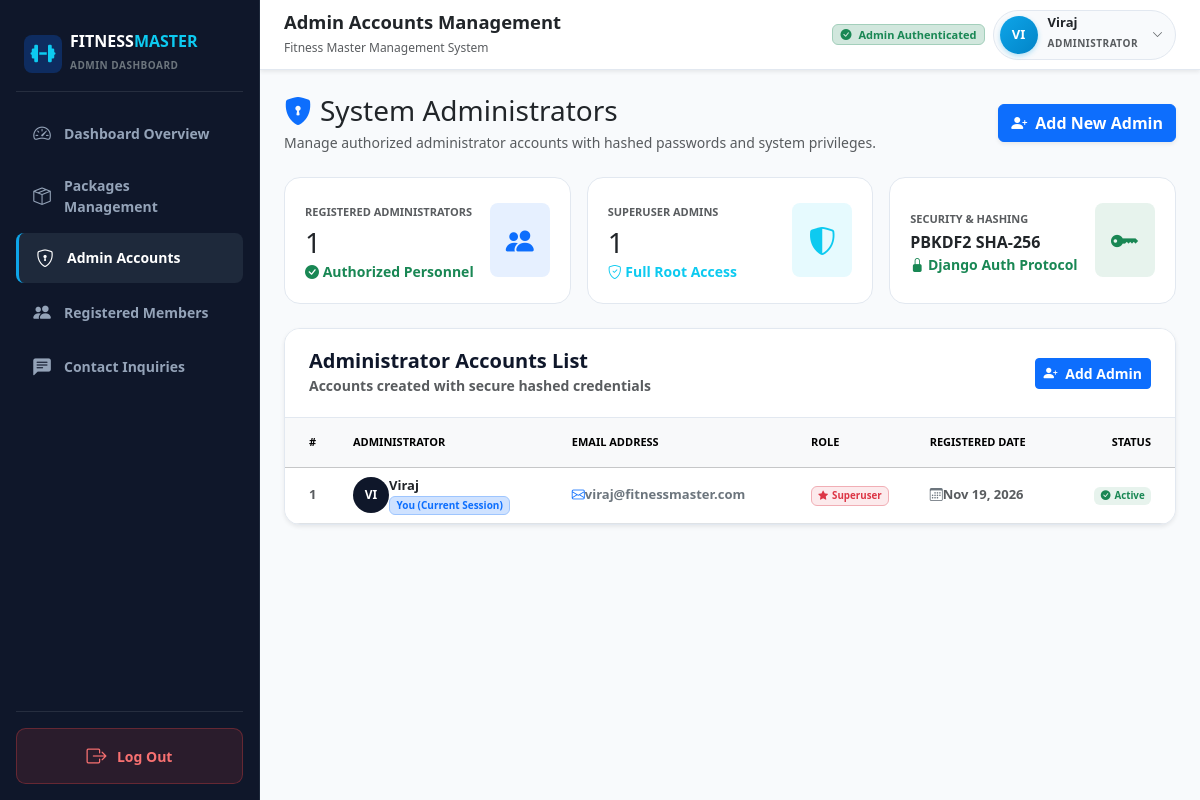
Page /admins/ (signed in) on the committed database.
### accounts/models.py (models this page shows, shortened)
class Admin(AbstractUser):
    email = models.EmailField(unique=True, verbose_name="Email Address")
    class Meta:
        verbose_name = 'Admin'
        verbose_name_plural = 'Admins'
        ordering = ['username']

### accounts/views.py (the view, shortened to what this page needs)
# urls.py: path('admins/', views.admin_accounts_view, name='admin_accounts'),
@login_required(login_url='login')
@user_passes_test(admin_check, login_url='login')
def admin_accounts_view(request):
    admins = AdminModel.objects.all().order_by('-date_joined')
    form = AdminCreationForm()
    return render(request, 'accounts/admin_list.html', {
        'admins': admins,
        'form': form,
        'total_admins': admins.count(),
        'superusers_count': admins.filter(is_superuser=True).count(),
    })

### accounts/views.py (called while the page is built)
def admin_check(user):
    return user.is_authenticated and (user.is_staff or user.is_superuser)

### templates/accounts/admin_list.html (shortened to what this page needs)
{% extends 'base.html' %}
{% block page_heading %}Admin Accounts Management{% endblock %}
{% block content %}
<div class="container-fluid px-0">
  <div class="d-flex flex-wrap align-items-center justify-content-between gap-3 mb-4">
    <div>
      <h3 class="fw-black text-dark mb-1">
        <i class="bi bi-shield-lock-fill text-primary me-2"></i>System Administrators
      </h3>
      <p class="text-muted small mb-0">
        Manage authorized administrator accounts with hashed passwords and system privileges.
      </p>
    </div>
    <div class="d-flex align-items-center gap-2">
      <button type="button" class="btn btn-primary fw-bold d-flex align-items-center gap-2 shadow-sm" data-bs-toggle="modal" data-bs-target="#addAdminModal">
        <i class="bi bi-person-plus-fill"></i> Add New Admin
      </button>
    </div>
  </div>
  <div class="row g-3 mb-4">
    <div class="col-12 col-sm-6 col-md-4">
      <div class="stat-card h-100 d-flex align-items-center justify-content-between">
        <div>
          <small class="text-muted fw-bold text-uppercase" style="font-size: 11px;">Registered Administrators</small>
          <h3 class="fw-black text-dark mb-0 mt-1">{{ total_admins }}</h3>
          <small class="text-success fw-semibold"><i class="bi bi-check-circle-fill"></i> Authorized Personnel</small>
        </div>
        <div class="rounded-3 p-3 bg-primary bg-opacity-10 text-primary">
          <i class="bi bi-people-fill fs-3"></i>
        </div>
      </div>
    </div>
    <div class="col-12 col-sm-6 col-md-4">
      <div class="stat-card h-100 d-flex align-items-center justify-content-between">
        <div>
          <small class="text-muted fw-bold text-uppercase" style="font-size: 11px;">Superuser Admins</small>
          <h3 class="fw-black text-dark mb-0 mt-1">{{ superusers_count }}</h3>
          <small class="text-info fw-semibold"><i class="bi bi-shield-check"></i> Full Root Access</small>
        </div>
        <div class="rounded-3 p-3 bg-info bg-opacity-10 text-info">
          <i class="bi bi-shield-shaded fs-3"></i>
        </div>
      </div>
    </div>
    <div class="col-12 col-sm-12 col-md-4">
      <div class="stat-card h-100 d-flex align-items-center justify-content-between">
        <div>
          <small class="text-muted fw-bold text-uppercase" style="font-size: 11px;">Security & Hashing</small>
          <h6 class="fw-bold text-dark mb-0 mt-1">PBKDF2 SHA-256</h6>
          <small class="text-success fw-semibold"><i class="bi bi-lock-fill"></i> Django Auth Protocol</small>
        </div>
        <div class="rounded-3 p-3 bg-success bg-opacity-10 text-success">
          <i class="bi bi-key-fill fs-3"></i>
        </div>
      </div>
    </div>
  </div>
  <div class="fm-card mb-4 shadow-sm">
    <div class="fm-card-header d-flex flex-wrap align-items-center justify-content-between gap-3">
      <div>
        <h5 class="mb-0 fw-bold">Administrator Accounts List</h5>
        <small class="text-muted">Accounts created with secure hashed credentials</small>
      </div>
      <button type="button" class="btn btn-sm btn-primary fw-bold" data-bs-toggle="modal" data-bs-target="#addAdminModal">
        <i class="bi bi-person-plus-fill me-1"></i> Add Admin
      </button>
    </div>
    <div class="table-responsive">
      <table class="table table-hover align-middle mb-0" style="font-size: 13px;">
        <thead class="table-light text-uppercase text-secondary fw-bold" style="font-size: 11px;">
          <tr>
            <th class="ps-4 py-3" style="width: 60px;">#</th>
            <th class="py-3">Administrator</th>
            <th class="py-3">Email Address</th>
            <th class="py-3">Role</th>
            <th class="py-3">Registered Date</th>
            <th class="text-end pe-4 py-3">Status</th>
          </tr>
        </thead>
        <tbody>
          {% for admin in admins %}
            <tr>
              <td class="ps-4 fw-bold text-muted">{{ forloop.counter }}</td>
              <td>
                <div class="d-flex align-items-center gap-2.5">
                  <div class="rounded-circle bg-dark text-white fw-bold d-flex align-items-center justify-content-center" style="width: 36px; height: 36px; font-size: 12px; background-color: #0f172a !important;">
                    {{ admin.username|slice:":2"|upper }}
                  </div>
                  <div>
                    <div class="fw-bold text-dark">{{ admin.username }}</div>
                    {% if admin.id == request.user.id %}
                      <span class="badge bg-primary-subtle text-primary border border-primary-subtle" style="font-size: 10px;">You (Current Session)</span>
                    {% endif %}
                  </div>
                </div>
              </td>
              <td>
                <span class="text-secondary fw-semibold"><i class="bi bi-envelope me-1.5 text-primary"></i>{{ admin.email|default:"No email set" }}</span>
              </td>
              <td>
                {% if admin.is_superuser %}
                  <span class="badge bg-danger bg-opacity-10 text-danger border border-danger-subtle fw-bold px-2.5 py-1">
                    <i class="bi bi-star-fill me-1"></i>Superuser
                  </span>
                {% else %}
                  <span class="badge bg-primary bg-opacity-10 text-primary border border-primary-subtle fw-semibold px-2.5 py-1">
                    <i class="bi bi-shield me-1"></i>Staff Admin
                  </span>
                {% endif %}
              </td>
              <td class="text-muted fw-semibold">
                <i class="bi bi-calendar3 me-1.5 text-secondary"></i>{{ admin.date_joined|date:"M d, Y" }}
              </td>
              <td class="text-end pe-4">
                {% if admin.is_active %}
                  <span class="badge bg-success bg-opacity-10 text-success fw-bold px-2.5 py-1">
                    <i class="bi bi-check-circle-fill me-1"></i>Active
                  </span>
                {% else %}
                  <span class="badge bg-secondary text-white fw-bold px-2.5 py-1">Inactive</span>
                {% endif %}
              </td>
            </tr>
          {% endfor %}
        </tbody>
      </table>
    </div>
  </div>
</div>
{% endblock %}

### templates/base.html (shortened to what this page needs)
<!DOCTYPE html>
<html lang="en">
<head>
  <link href="https://cdn.jsdelivr.net/npm/bootstrap@5.3.3/dist/css/bootstrap.min.css" rel="stylesheet">
  <link href="https://cdn.jsdelivr.net/npm/bootstrap-icons@1.11.3/font/bootstrap-icons.min.css" rel="stylesheet">
  <link rel="stylesheet" href="https://cdnjs.cloudflare.com/ajax/libs/font-awesome/6.5.1/css/all.min.css">
</head>
<body>
{% if request.user.is_authenticated and request.user.is_staff and not is_user_page and not is_auth_page and request.GET.portal != 'user' and request.resolver_match.url_name not in 'about_us contact_us user_login user_register user_register_alias user_dashboard user_root root admin_login admin_login_slash login admin_gateway admin_gateway_no_slash' %}
<div class="d-flex w-100 min-vh-100 position-relative">
  <aside class="admin-sidebar d-none d-lg-flex flex-column p-3" id="adminDesktopSidebar">
    <div class="brand-container d-flex align-items-center gap-2 px-2 py-3 mb-3 border-bottom border-secondary border-opacity-25">
      <button type="button" class="brand-icon btn p-0 border-0 bg-primary bg-opacity-25 text-info rounded-3 d-flex align-items-center justify-content-center shadow-none" id="desktopBrandToggle" style="width: 38px; height: 38px; flex-shrink: 0; cursor: pointer;" title="Click to Collapse / Expand Sidebar" aria-label="Toggle Sidebar">
        <i class="fa-solid fa-dumbbell text-info fs-5"></i>
      </button>
      <div class="brand-text text-truncate" id="desktopBrandTextToggle" style="cursor: pointer;" title="Click to Collapse / Expand Sidebar">
        <h6 class="mb-0 fw-bold text-white tracking-wide">FITNESS<span class="text-info">MASTER</span></h6>
        <small class="text-secondary fw-semibold" style="font-size: 10px; letter-spacing: 0.5px;">ADMIN DASHBOARD</small>
      </div>
    </div>
    <ul class="nav nav-pills flex-column mb-auto">
      <li class="nav-item">
        <a href="{% url 'admin_dashboard' %}" class="nav-link {% if request.resolver_match.url_name == 'admin_dashboard' %}active{% endif %}" title="Dashboard Overview">
          <i class="bi bi-speedometer2"></i>
          <span class="nav-label">Dashboard Overview</span>
        </a>
      </li>
      <li class="nav-item">
        <a href="{% url 'packages_list' %}" class="nav-link " title="Packages Management">
          <i class="bi bi-box-seam"></i>
          <span class="nav-label">Packages Management</span>
        </a>
      </li>
      <li class="nav-item">
        <a href="{% url 'admin_accounts' %}" class="nav-link {% if request.resolver_match.url_name == 'admin_accounts' %}active{% endif %}" title="Admin Accounts">
          <i class="bi bi-shield-lock"></i>
          <span class="nav-label">Admin Accounts</span>
        </a>
      </li>
      <li class="nav-item">
        <a href="{% url 'admin_registered_users' %}" class="nav-link {% if request.resolver_match.url_name == 'admin_registered_users' %}active{% endif %}" title="Registered Members">
          <i class="bi bi-people-fill"></i>
          <span class="nav-label">Registered Members</span>
        </a>
      </li>
      <li class="nav-item">
        <a href="{% url 'admin_contact_messages' %}" class="nav-link {% if request.resolver_match.url_name == 'admin_contact_messages' %}active{% endif %}" title="Contact Inquiries">
          <i class="bi bi-chat-left-text-fill"></i>
          <span class="nav-label">Contact Inquiries</span>
        </a>
      </li>
    </ul>
    <div class="border-top border-secondary border-opacity-25 pt-3 mt-auto">
      <a href="{% url 'logout' %}" class="sidebar-logout-btn w-100" title="Log Out">
        <i class="bi bi-box-arrow-right fs-5"></i>
        <span class="nav-label">Log Out</span>
      </a>
    </div>
  </aside>
  <div class="main-wrapper" id="mainContentWrapper">
    <header class="admin-navbar d-flex align-items-center justify-content-between px-3 px-lg-4 sticky-top shadow-sm">
      <div class="d-flex align-items-center gap-3">
        <div>
          <h5 class="mb-0 fw-bold text-dark" style="font-size: 1.15rem;">{% block page_heading %}Admin Dashboard{% endblock %}</h5>
          <small class="text-muted d-none d-sm-inline" style="font-size: 12px;">Fitness Master Management System</small>
        </div>
      </div>
      <div class="d-flex align-items-center gap-2">
        <span class="badge bg-success-subtle text-success border border-success-subtle d-none d-lg-inline-block px-2.5 py-1.5" style="font-size: 11px;">
          <i class="bi bi-check-circle-fill me-1"></i> Admin Authenticated
        </span>
        <div class="dropdown profile-dropdown">
          <div class="profile-pill" id="adminHeaderProfile" role="button" data-bs-toggle="dropdown" aria-expanded="false" tabindex="0">
            <div class="profile-avatar-circle">
              {{ request.user.username|slice:":2"|upper }}
            </div>
            <div class="d-none d-sm-block text-start pe-1">
              <div class="fw-bold text-dark lh-1" style="font-size: 13px;">{{ request.user.username }}</div>
              <small class="text-muted text-uppercase fw-semibold" style="font-size: 10px; letter-spacing: 0.5px;">Administrator</small>
            </div>
            <i class="bi bi-chevron-down text-muted" style="font-size: 11px;"></i>
          </div>
        </div>
      </div>
    </header>
    <main class="p-3 p-lg-4">
      {% block content %}{% endblock %}
    </main>
  </div>
</div>
{% else %}
  <main>
    {% block auth_content %}{% endblock %}
  </main>
{% endif %}
</body>
</html>

### templates/base.html (style rules this page uses)
:root { --fm-primary-dark: #0f172a; --fm-secondary-dark: #1e293b; --fm-border: #e2e8f0; --fm-accent-cyan: #0ea5e9; --fm-accent-orange: #ff5722; --fm-bg-light: #f8fafc; }
body { font-family: system-ui, -apple-system, "Segoe UI", Roboto, "Helvetica Neue", sans-serif; background-color: var(--fm-bg-light); color: #1e293b; min-height: 100vh; }
.admin-sidebar { width: 260px; background-color: var(--fm-primary-dark); color: #fff; height: 100vh; position: fixed; top: 0; bottom: 0; left: 0; border-right: 1px solid #1e293b; z-index: 1030; overflow-y: auto; overflow-x: hidden; transition: width 0.25s cubic-bezier(0.4, 0, 0.2, 1), padding 0.25s cubic-bezier(0.4, 0, 0.2, 1); }
.brand-icon { cursor: pointer; transition: transform 0.2s cubic-bezier(0.4, 0, 0.2, 1), background-color 0.2s ease, box-shadow 0.2s ease !important; outline: none !important; }
.main-wrapper { min-width: 0; flex: 1 1 auto; min-height: 100vh; margin-left: 0; width: 100%; background-color: var(--fm-bg-light); transition: margin-left 0.25s cubic-bezier(0.4, 0, 0.2, 1), width 0.25s cubic-bezier(0.4, 0, 0.2, 1); }
@media (min-width: 992px) { .main-wrapper { margin-left: 260px !important; width: calc(100% - 260px) !important; max-width: calc(100% - 260px) !important; } }
.admin-sidebar .nav-link { color: #94a3b8; font-size: 0.875rem; font-weight: 600; padding: 0.75rem 1rem; border-radius: 0.5rem; transition: all 0.2s ease; display: flex; align-items: center; gap: 0.75rem; margin-bottom: 0.25rem; }
.admin-sidebar .nav-link:hover, .admin-sidebar .nav-link.active { color: #ffffff; background-color: var(--fm-secondary-dark); border-left: 3px solid var(--fm-accent-cyan); }
.admin-sidebar .nav-link i { font-size: 1.1rem; width: 20px; text-align: center; }
.sidebar-logout-btn { color: #f87171; background: rgba(239, 68, 68, 0.12); border: 1px solid rgba(239, 68, 68, 0.3); border-radius: 0.6rem; padding: 0.75rem 1rem; font-weight: 700; font-size: 0.875rem; display: flex; align-items: center; justify-content: center; gap: 0.65rem; text-decoration: none; transition: all 0.2s ease; }
html, body { overflow-x: hidden; max-width: 100vw; }
.admin-navbar { background-color: #ffffff; border-bottom: 1px solid var(--fm-border); min-height: 70px; z-index: 1020; }
.profile-dropdown { position: relative; }
.profile-pill { background: #f8fafc; border: 1px solid var(--fm-border); border-radius: 50px; padding: 5px 12px 5px 6px; display: inline-flex; align-items: center; gap: 10px; text-decoration: none; color: #1e293b; cursor: pointer; transition: all 0.2s ease; }
.profile-avatar-circle { width: 38px; height: 38px; border-radius: 50%; background: linear-gradient(135deg, #0ea5e9, #0284c7); color: #ffffff; font-weight: 700; font-size: 13px; display: flex; align-items: center; justify-content: center; box-shadow: 0 2px 5px rgba(14, 165, 233, 0.3); }
.stat-card { background: #ffffff; border: 1px solid var(--fm-border); border-radius: 1rem; padding: 1.25rem; transition: transform 0.2s ease, box-shadow 0.2s ease; }
.fm-card { background: #ffffff; border: 1px solid var(--fm-border); border-radius: 1rem; box-shadow: 0 1px 3px rgba(0, 0, 0, 0.02); overflow: hidden; }
.fm-card-header { background: #ffffff; border-bottom: 1px solid var(--fm-border); padding: 1.25rem 1.5rem; font-weight: 700; color: var(--fm-primary-dark); }

### rows in the picture
Admin: user.username "VI", user.username "Viraj", username "VI", username "Viraj", shows "You (Current Session)", email "viraj@fitnessmaster.com", is_superuser True (drawn), date_joined "Nov 19, 2026", is_active True (drawn)

### other values in the picture
{{ total_admins }} "1"
{{ superusers_count }} "1"
